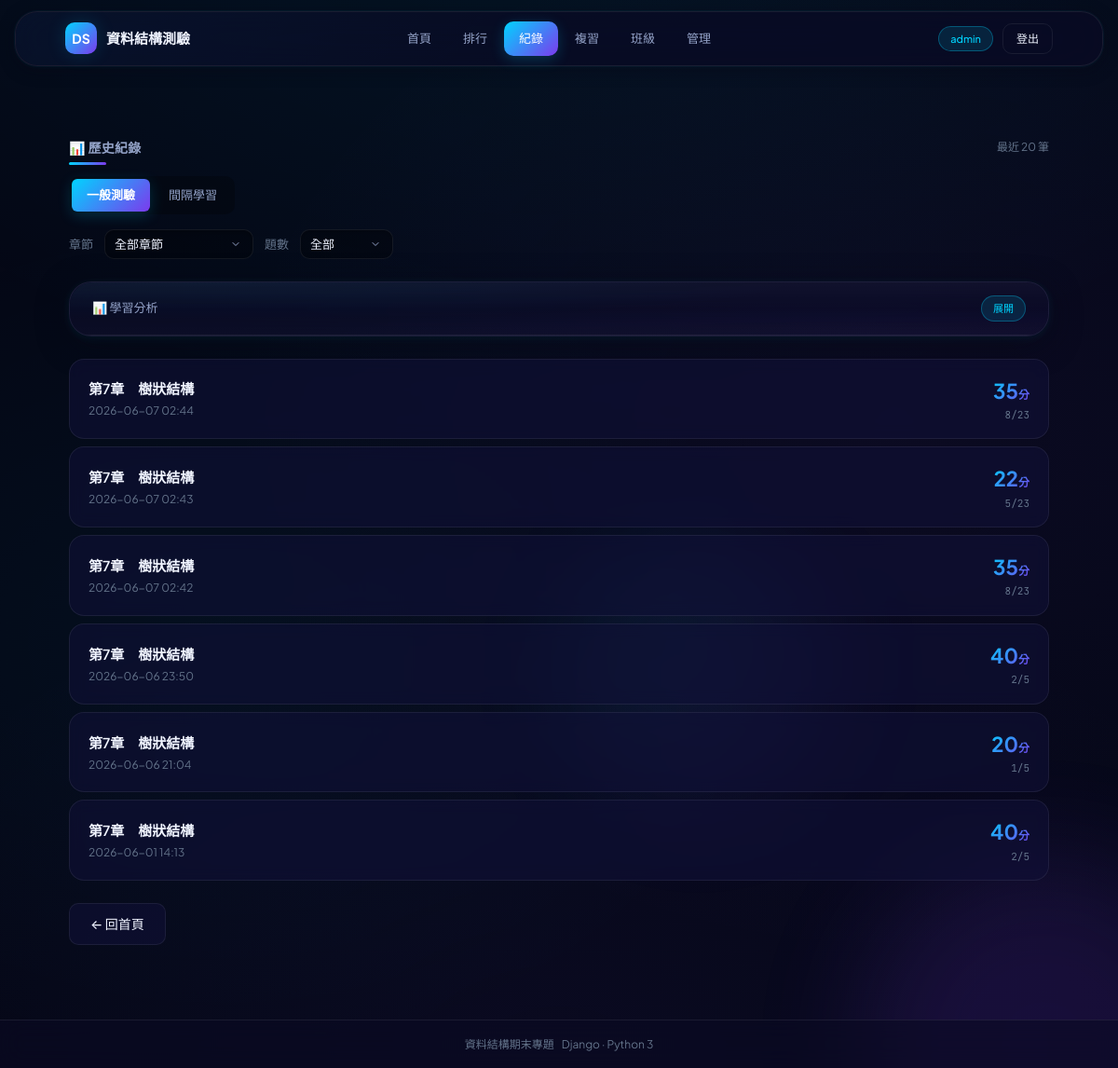
Page /quiz-records/ (signed in) on the committed database.
### quiz_app/models.py (models this page shows, shortened)
class User(AbstractUser):
    nickname = models.CharField(max_length=50, blank=True, verbose_name='暱稱')
    student_class = models.CharField(max_length=50, blank=True, null=True, verbose_name='班級')
    is_teacher = models.BooleanField(default=False, verbose_name='教師身分')
    class Meta:
        verbose_name = '使用者'
        verbose_name_plural = '使用者'

class QuizRecord(models.Model):
    user = models.ForeignKey(User, on_delete=models.CASCADE, null=True, blank=True, verbose_name='使用者')
    chapter = models.CharField(max_length=50, verbose_name='章節')
    total_questions = models.IntegerField(verbose_name='總題數')
    correct_count = models.IntegerField(verbose_name='答對題數')
    score = models.FloatField(verbose_name='分數')
    time_spent = models.IntegerField(verbose_name='耗時(秒)', default=0)
    is_sr = models.BooleanField(default=False, verbose_name='間隔學習法')
    created_at = models.DateTimeField(auto_now_add=True, verbose_name='作答時間')
    class Meta:
        verbose_name = '作答記錄'
        verbose_name_plural = '作答記錄'
        ordering = ['-created_at']

### quiz_app/views.py (the view)
# urls.py: path('quiz-records/', views.quiz_records, name='quiz_records'),
def quiz_records(request):
    if not request.user.is_authenticated:
        return redirect('login')
    mode = request.GET.get('mode', 'general')
    chapter = request.GET.get('chapter', '')
    q_count = request.GET.get('count', '')
    qs = QuizRecord.objects.filter(user=request.user)
    if mode == 'sr':
        qs = qs.filter(is_sr=True)
    else:
        qs = qs.filter(is_sr=False)
    if chapter:
        qs = qs.filter(chapter=chapter)
    if q_count:
        try:
            qs = qs.filter(total_questions=int(q_count))
        except ValueError:
            pass
    records = qs.order_by('-created_at')[:20]
    chapters_list = sorted(set(
        QuizRecord.objects.values_list('chapter', flat=True)
    ))
    return render(request, 'quiz_app/quiz_records.html', {
        'records': records,
        'mode': mode,
        'chapters': chapters_list,
        'selected_chapter': chapter,
        'selected_count': q_count,
    })

### quiz_app/templates/quiz_app/quiz_records.html (shortened to what this page needs)
<!DOCTYPE html>
<html lang="zh-Hant">
<head>
  {% load static %}
  <link rel="stylesheet" href="{% static 'quiz_app/css/style.css' %}"/>
</head>
<body>
  <div class="stars">
  </div>
  <div class="floating-orb"></div>
  <div class="floating-orb"></div>
<div class="app">
  <header class="header">
    <div class="header-inner">
      <a class="brand" href="{% url 'home' %}">
        <span class="brand-icon">DS</span>
        <span>資料結構測驗</span>
      </a>
      <nav class="nav" id="main-nav">
        <a class="nav-link" href="{% url 'home' %}">首頁</a>
        <a class="nav-link" href="{% url 'leaderboard' %}">排行</a>
        <a class="nav-link active" href="{% url 'quiz_records' %}">紀錄</a>
        <a class="nav-link" href="{% url 'wrong_answers' %}">複習</a>
        {% if user.is_authenticated and user.is_teacher %}
        <a class="nav-link" href="{% url 'classroom_list' %}">班級</a>
        {% elif user.is_authenticated %}
        <a class="nav-link" href="{% url 'classroom_my' %}">班級</a>
        {% endif %}
        <a class="nav-link" href="{% url 'admin_panel' %}">管理</a>
      </nav>
      <div class="header-meta">
        {% if user.is_authenticated %}
          <span class="tag tag-cyan" id="user-tag" onclick="openProfileModal()" style="cursor:pointer;" data-nickname="{{ user.nickname|default:'' }}" data-email="{{ user.email|default:'' }}" data-student-class="{{ user.student_class|default:'' }}">{{ user.nickname|default:user.username }}</span>
          <a href="{% url 'logout' %}" class="btn btn-sm btn-ghost">登出</a>
        {% endif %}
      </div>
    </div>
  </header>
  <main>
    <div class="container">
      <div class="section-head">
        <h3 class="section-title">📊 歷史紀錄</h3>
        <span class="section-meta">最近 20 筆</span>
      </div>
      <div class="seg" style="margin-bottom:16px;">
        <a href="{% url 'quiz_records' %}?mode=general" class="{% if mode == 'general' %}active{% endif %}">一般測驗</a>
        <a href="{% url 'quiz_records' %}?mode=sr{% if selected_chapter %}&chapter={{ selected_chapter }}{% endif %}{% if selected_count %}&count={{ selected_count }}{% endif %}" class="{% if mode == 'sr' %}active{% endif %}">間隔學習</a>
      </div>
      <form method="get" action="{% url 'quiz_records' %}" style="display:flex;gap:12px;align-items:center;margin-bottom:24px;flex-wrap:wrap;">
        <label class="dim" style="font-size:13px;">章節</label>
        <select class="input input-sm" name="chapter" onchange="this.form.submit()" style="width:auto;min-width:160px;">
          <option value="">全部章節</option>
        </select>
        <label class="dim" style="font-size:13px;">題數</label>
        <select class="input input-sm" name="count" onchange="this.form.submit()" style="width:auto;min-width:100px;">
          <option value="">全部</option>
        </select>
      </form>
      <div class="panel" style="margin-bottom:24px;">
        <div class="panel-header" onclick="toggleCharts()" style="cursor:pointer;">
          <span>📊 學習分析</span>
          <span class="tag tag-cyan" id="chart-toggle-label">展開</span>
        </div>
      </div>
      {% if records %}
      <div class="record-list">
        {% for record in records %}
        <div class="record-row">
          <div class="record-info">
            <div class="record-chapter">{{ record.chapter }}</div>
            <div class="record-time">{{ record.created_at|date:"Y-m-d H:i" }}</div>
          </div>
          <div style="text-align:right;">
            <div class="record-score">{{ record.score|floatformat:0 }}<span style="font-size:12px;color:var(--text-dim);">分</span></div>
            <div class="mono dim" style="font-size:11px;">{{ record.correct_count }}/{{ record.total_questions }}</div>
          </div>
        </div>
        {% endfor %}
      </div>
      {% else %}
      <div class="empty">
        <div>暫無測驗紀錄</div>
        <div style="margin-top:8px;color:var(--text-faint);">選擇一個章節開始測驗吧！</div>
      </div>
      {% endif %}
      <div style="margin-top:24px;">
        <a class="btn" href="{% url 'home' %}">← 回首頁</a>
      </div>
    </div>
  </main>
  <footer class="app-footer">
    <div class="container footer-inner" style="padding:0;">
      <div class="dim" style="font-size:12px">資料結構期末專題</div>
      <div class="dim" style="font-size:12px">Django · Python 3</div>
    </div>
  </footer>
</div>
</body>
</html>

### rows in the picture
User: nickname "admin"
QuizRecord: chapter "第7章 樹狀結構", created_at "2026-06-07 02:44", score "35", correct_count "8", total_questions "23"
QuizRecord: chapter "第7章 樹狀結構", created_at "2026-06-07 02:43", score "22", correct_count "5", total_questions "23"
QuizRecord: chapter "第7章 樹狀結構", created_at "2026-06-07 02:42", score "35", correct_count "8", total_questions "23"
QuizRecord: chapter "第7章 樹狀結構", created_at "2026-06-06 23:50", score "40", correct_count "2", total_questions "5"
QuizRecord: chapter "第7章 樹狀結構", created_at "2026-06-06 21:04", score "20", correct_count "1", total_questions "5"
QuizRecord: chapter "第7章 樹狀結構", created_at "2026-06-01 14:13", score "40", correct_count "2", total_questions "5"
